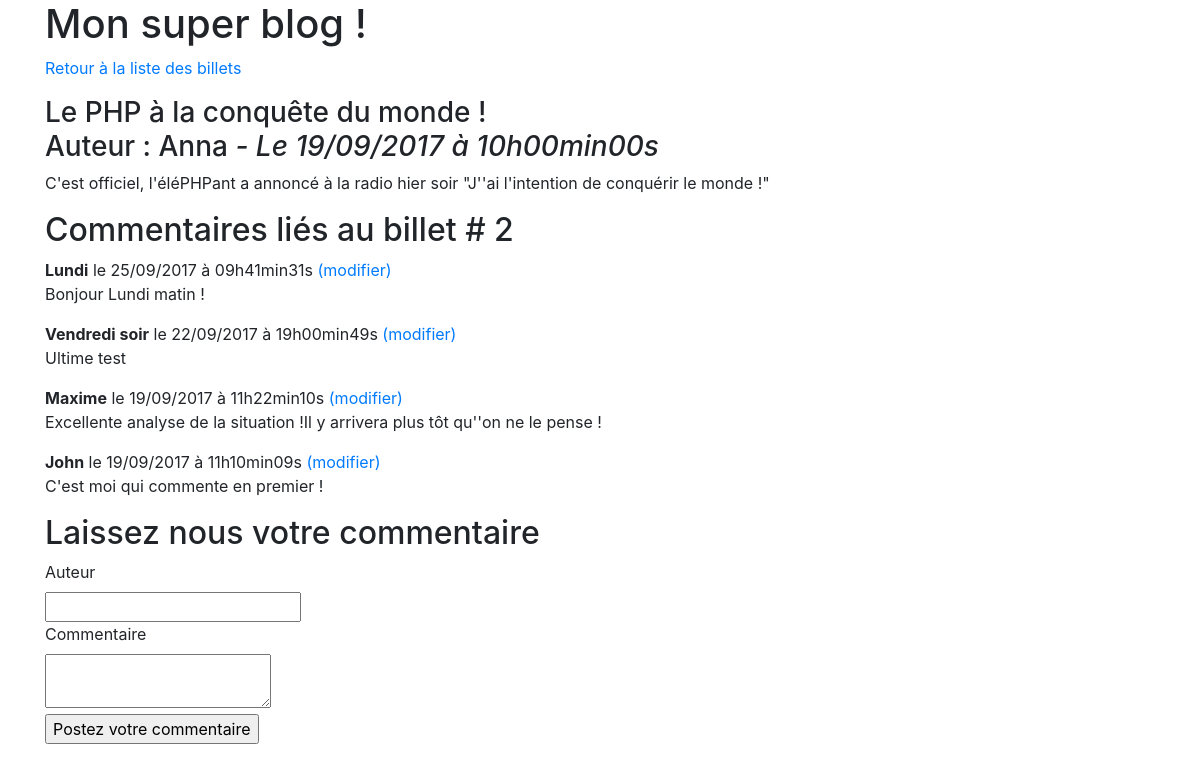
Page /index.php?action=billet&id=2 on the earlier database version.
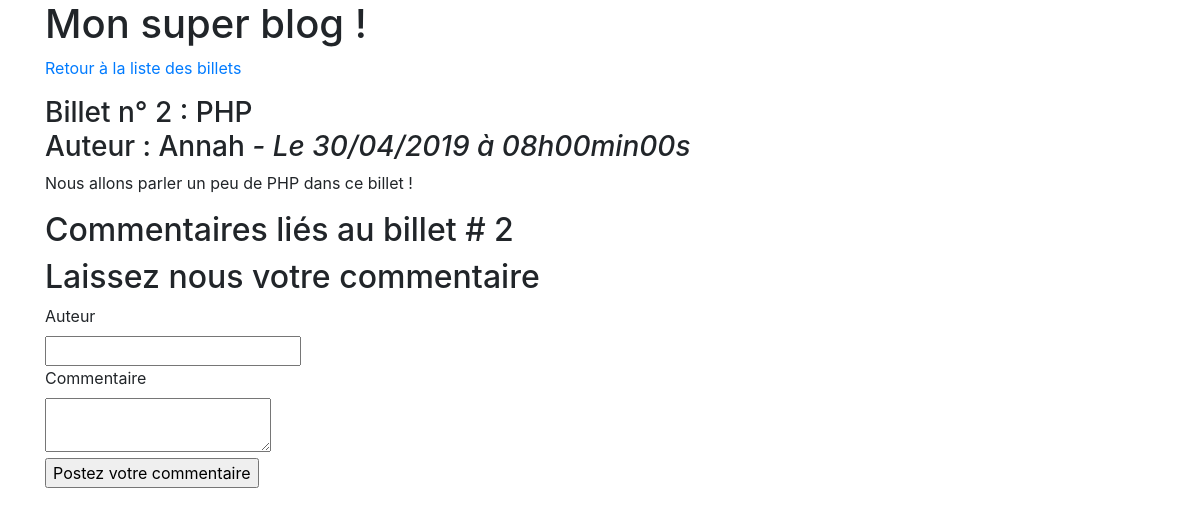
Same page on the later database version.
### tables this page shows
CREATE TABLE `billets` (
  `id` int(11) NOT NULL,
  `titre` varchar(255) NOT NULL,
  `contenu` text NOT NULL,
  `date_creation` datetime NOT NULL,
  `auteur` varchar(255) NOT NULL
);

CREATE TABLE `commentaires` (
  `id` int(11) NOT NULL,
  `id_billet` int(11) NOT NULL,
  `auteur` varchar(255) NOT NULL,
  `commentaire` text NOT NULL,
  `date_commentaire` datetime NOT NULL
);

### controleur/frontend.php (called while the page is built, shortened)
<?php
require_once('modele/BilletManager.php');
require_once('modele/CommentaireManager.php');
function unBillet()
{
	$BilletManager = new \Mumu\Blog\Model\BilletManager();
	$CommentaireManager = new \Mumu\Blog\Model\CommentaireManager();
	$billet = $BilletManager->getBillet($_GET['id']);
	$commentaires = $CommentaireManager->getCommentaires($_GET['id']);
	require ('vue/frontend/affichageBillet.php');
}

### modele/BilletManager.php (called while the page is built, shortened)
<?php
class BilletManager extends Manager
{
	public function getBillet($id_billet)
	{
	        $bdd =$this->connexionBdd();
	        $req = $bdd->prepare('SELECT id, auteur, titre, contenu, DATE_FORMAT(date_creation, \'%d/%m/%Y à %Hh%imin%ss\') AS date_creation_fr FROM billets WHERE id = ?');
	        $req->execute(array($id_billet));
	        $billet = $req->fetch();
	        return $billet;
	}
}

### modele/CommentaireManager.php (called while the page is built, shortened)
<?php
class CommentaireManager extends Manager
{
    public function getCommentaires($id_billet)
    {
        $bdd = $this->connexionBdd();
        $commentaires = $bdd->prepare('SELECT id, auteur, commentaire, DATE_FORMAT(date_commentaire, \'%d/%m/%Y à %Hh%imin%ss\') AS date_commentaire_fr FROM commentaires WHERE id_billet = ? ORDER BY date_commentaire DESC');
        $commentaires->execute(array($id_billet));
        return $commentaires;
    }
}

### vue/frontend/affichageBillet.php (the view, shortened to what this page needs)
        <h1>Mon super blog !</h1>
        <p><a href="index.php">Retour à la liste des billets</a></p>
        <div class="news">
            <h3>
                <?= htmlspecialchars($billet['titre']) ?><br />
               Auteur :  <?= htmlspecialchars($billet['auteur']) ?>
                <em>- Le <?= $billet['date_creation_fr'] ?></em>
            </h3>
            <p>
                <?= nl2br(htmlspecialchars($billet['contenu'])) ?>
            </p>
        </div>
        <h2>Commentaires liés au billet # <?= $billet['id']?></h2>
        <?php
        while ($commentaire = $commentaires->fetch())
        {
        ?>
        <div class="news">
            <p><strong><?= htmlspecialchars($commentaire['auteur']) ?></strong> le <?= $commentaire['date_commentaire_fr'] ?><a href="index.php?action=unCommentaire&amp;id=<?= $commentaire['id'] ?>"> (modifier)</a><br/>
            <?= nl2br(htmlspecialchars($commentaire['commentaire'])) ?></p>
         </div>
        <?php
        }
        ?>
        <h2>Laissez nous votre commentaire </h2>
        <form action="index.php?action=ajouterCommentaire&amp;id=<?= $billet['id'] ?>" method="post">
                <div>
                    <label for="auteur">Auteur</label><br />
                    <input type="text" id="auteur" name="auteur" />
                </div>
                <div>
                    <label for="commentaire">Commentaire</label><br />
                    <textarea type="text" id="commentaire" name="commentaire"></textarea>
                </div>
                <div>
                    <input type="submit" value="Postez votre commentaire"/>
                </div>
            </form>
<?php require('template.php'); ?>

Differences in the rows shown:
removed commentaires: auteur "Lundi", date_commentaire_fr "25/09/2017 à 09h41min31s", commentaire "Bonjour Lundi matin !"
removed commentaires: auteur "Vendredi soir", date_commentaire_fr "22/09/2017 à 19h00min49s", commentaire "Ultime test"
removed commentaires: auteur "Maxime", date_commentaire_fr "19/09/2017 à 11h22min10s", commentaire "Excellente analyse de la situation !Il y arrivera plus tôt qu''on ne le pense !"
removed commentaires: auteur "John", date_commentaire_fr "19/09/2017 à 11h10min09s", commentaire "C'est moi qui commente en premier !"
changed billets id 2: titre "Le PHP à la conquête du monde !" → "Billet n° 2 : PHP"; auteur "Anna" → "Annah"; contenu "C'est officiel, l'éléPHPant a annoncé à la radio hier soir \"J''ai l'intention de conquérir le monde !\"" → "Nous allons parler un peu de PHP dans ce billet !"
Other differences:
$billet['date_creation_fr']: "19/09/2017 à 10h00min00s" → "30/04/2019 à 08h00min00s"
